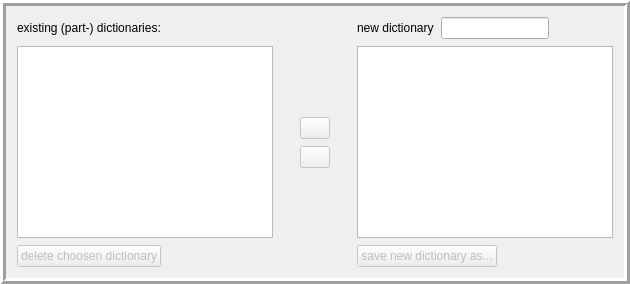
     <widget class="QFrame" name="frame_2">
      <property name="frameShape">
       <enum>QFrame::Box</enum>
      </property>
      <property name="frameShadow">
       <enum>QFrame::Raised</enum>
      </property>
      <property name="lineWidth">
       <number>3</number>
      </property>
      <layout class="QVBoxLayout" name="verticalLayout_4">
       <property name="spacing">
        <number>0</number>
       </property>
       <item>
        <layout class="QGridLayout" name="gridLayout_8" columnstretch="0,0,0,0,0,0,0,0,0">
         <property name="spacing">
          <number>7</number>
         </property>
         <item row="1" column="0" rowspan="4" colspan="3">
          <widget class="QListWidget" name="list_AllDict">
           <property name="minimumSize">
            <size>
             <width>0</width>
             <height>100</height>
            </size>
           </property>
           <property name="selectionMode">
            <enum>QAbstractItemView::ExtendedSelection</enum>
           </property>
          </widget>
         </item>
         <item row="2" column="4">
          <widget class="QPushButton" name="btt_ToNewDict">
           <property name="enabled">
            <bool>false</bool>
           </property>
           <property name="maximumSize">
            <size>
             <width>30</width>
             <height>16777215</height>
            </size>
           </property>
           <property name="text">
            <string/>
           </property>
           <property name="icon">
            <iconset resource="Ressourcen.qrc">
             <normaloff>:/images/icons/greenArrowRight.png</normaloff>:/images/icons/greenArrowRight.png</iconset>
           </property>
           <property name="iconSize">
            <size>
             <width>16</width>
             <height>16</height>
            </size>
           </property>
          </widget>
         </item>
         <item row="3" column="4">
          <widget class="QPushButton" name="btt_ToAlldict">
           <property name="enabled">
            <bool>false</bool>
           </property>
           <property name="maximumSize">
            <size>
             <width>30</width>
             <height>16777215</height>
            </size>
           </property>
           <property name="text">
            <string/>
           </property>
           <property name="icon">
            <iconset resource="Ressourcen.qrc">
             <normaloff>:/images/icons/greenArrowLeft.png</normaloff>:/images/icons/greenArrowLeft.png</iconset>
           </property>
           <property name="iconSize">
            <size>
             <width>16</width>
             <height>16</height>
            </size>
           </property>
          </widget>
         </item>
         <item row="2" column="5">
          <spacer name="horizontalSpacer_10">
           <property name="orientation">
            <enum>Qt::Horizontal</enum>
           </property>
           <property name="sizeType">
            <enum>QSizePolicy::Fixed</enum>
           </property>
           <property name="sizeHint" stdset="0">
            <size>
             <width>20</width>
             <height>20</height>
            </size>
           </property>
          </spacer>
         </item>
         <item row="2" column="3">
          <spacer name="horizontalSpacer_12">
           <property name="orientation">
            <enum>Qt::Horizontal</enum>
           </property>
           <property name="sizeType">
            <enum>QSizePolicy::Fixed</enum>
           </property>
           <property name="sizeHint" stdset="0">
            <size>
             <width>20</width>
             <height>20</height>
            </size>
           </property>
          </spacer>
         </item>
         <item row="1" column="4">
          <spacer name="verticalSpacer_2">
           <property name="orientation">
            <enum>Qt::Vertical</enum>
           </property>
           <property name="sizeHint" stdset="0">
            <size>
             <width>20</width>
             <height>40</height>
            </size>
           </property>
          </spacer>
         </item>
         <item row="4" column="4">
          <spacer name="verticalSpacer">
           <property name="orientation">
            <enum>Qt::Vertical</enum>
           </property>
           <property name="sizeHint" stdset="0">
            <size>
             <width>20</width>
             <height>40</height>
            </size>
           </property>
          </spacer>
         </item>
         <item row="5" column="0" colspan="2">
          <widget class="QPushButton" name="btt_DeleteDict">
           <property name="enabled">
            <bool>false</bool>
           </property>
           <property name="sizePolicy">
            <sizepolicy hsizetype="Fixed" vsizetype="Fixed">
             <horstretch>0</horstretch>
             <verstretch>0</verstretch>
            </sizepolicy>
           </property>
           <property name="maximumSize">
            <size>
             <width>16777215</width>
             <height>16777215</height>
            </size>
           </property>
           <property name="text">
            <string>delete choosen dictionary</string>
           </property>
           <property name="icon">
            <iconset resource="Ressourcen.qrc">
             <normaloff>:/images/icons/delete.png</normaloff>:/images/icons/delete.png</iconset>
           </property>
          </widget>
         </item>
         <item row="0" column="7">
          <widget class="QLineEdit" name="tb_DictName">
           <property name="minimumSize">
            <size>
             <width>100</width>
             <height>0</height>
            </size>
           </property>
           <property name="maximumSize">
            <size>
             <width>300</width>
             <height>16777215</height>
            </size>
           </property>
          </widget>
         </item>
         <item row="1" column="6" rowspan="4" colspan="3">
          <widget class="QListWidget" name="list_NewDict">
           <property name="minimumSize">
            <size>
             <width>0</width>
             <height>100</height>
            </size>
           </property>
           <property name="selectionMode">
            <enum>QAbstractItemView::ExtendedSelection</enum>
           </property>
           <property name="currentRow">
            <number>-1</number>
           </property>
          </widget>
         </item>
         <item row="0" column="0">
          <widget class="QLabel" name="lb_AllDict">
           <property name="text">
            <string>existing (part-) dictionaries:</string>
           </property>
          </widget>
         </item>
         <item row="0" column="1">
          <spacer name="horizontalSpacer_13">
           <property name="orientation">
            <enum>Qt::Horizontal</enum>
           </property>
           <property name="sizeHint" stdset="0">
            <size>
             <width>2</width>
             <height>20</height>
            </size>
           </property>
          </spacer>
         </item>
         <item row="0" column="6">
          <widget class="QLabel" name="lb_NewDict">
           <property name="sizePolicy">
            <sizepolicy hsizetype="Fixed" vsizetype="Fixed">
             <horstretch>0</horstretch>
             <verstretch>0</verstretch>
            </sizepolicy>
           </property>
           <property name="text">
            <string>new dictionary</string>
           </property>
          </widget>
         </item>
         <item row="0" column="8">
          <spacer name="horizontalSpacer_14">
           <property name="orientation">
            <enum>Qt::Horizontal</enum>
           </property>
           <property name="sizeHint" stdset="0">
            <size>
             <width>40</width>
             <height>20</height>
            </size>
           </property>
          </spacer>
         </item>
         <item row="0" column="2">
          <spacer name="horizontalSpacer_15">
           <property name="orientation">
            <enum>Qt::Horizontal</enum>
           </property>
           <property name="sizeHint" stdset="0">
            <size>
             <width>40</width>
             <height>20</height>
            </size>
           </property>
          </spacer>
         </item>
         <item row="5" column="6" colspan="2">
          <widget class="QPushButton" name="btt_SaveDicts">
           <property name="enabled">
            <bool>false</bool>
           </property>
           <property name="sizePolicy">
            <sizepolicy hsizetype="Fixed" vsizetype="Fixed">
             <horstretch>0</horstretch>
             <verstretch>0</verstretch>
            </sizepolicy>
           </property>
           <property name="layoutDirection">
            <enum>Qt::LeftToRight</enum>
           </property>
           <property name="text">
            <string>save new dictionary as...</string>
           </property>
           <property name="icon">
            <iconset resource="Ressourcen.qrc">
             <normaloff>:/images/icons/floppyDisk.png</normaloff>:/images/icons/floppyDisk.png</iconset>
           </property>
          </widget>
         </item>
        </layout>
       </item>
      </layout>
     </widget>
